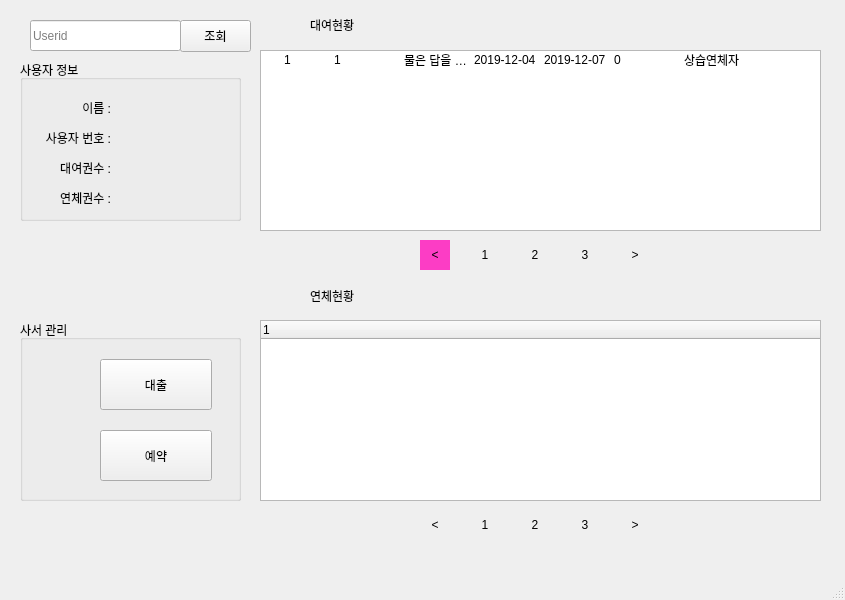
<?xml version="1.0" encoding="UTF-8"?>
<ui version="4.0">
 <class>MainWindow</class>
 <widget class="QMainWindow" name="MainWindow">
  <property name="geometry">
   <rect>
    <x>0</x>
    <y>0</y>
    <width>845</width>
    <height>600</height>
   </rect>
  </property>
  <property name="windowTitle">
   <string>MainWindow</string>
  </property>
  <property name="tabShape">
   <enum>QTabWidget::Rounded</enum>
  </property>
  <widget class="QWidget" name="centralwidget">
   <widget class="QLineEdit" name="txtUserid">
    <property name="geometry">
     <rect>
      <x>30</x>
      <y>20</y>
      <width>151</width>
      <height>31</height>
     </rect>
    </property>
    <property name="text">
     <string/>
    </property>
    <property name="placeholderText">
     <string>Userid</string>
    </property>
   </widget>
   <widget class="QGroupBox" name="groupBox">
    <property name="geometry">
     <rect>
      <x>20</x>
      <y>60</y>
      <width>221</width>
      <height>161</height>
     </rect>
    </property>
    <property name="title">
     <string>사용자 정보</string>
    </property>
    <widget class="QLabel" name="label">
     <property name="geometry">
      <rect>
       <x>20</x>
       <y>40</y>
       <width>71</width>
       <height>16</height>
      </rect>
     </property>
     <property name="text">
      <string>이름 :</string>
     </property>
     <property name="alignment">
      <set>Qt::AlignRight|Qt::AlignTrailing|Qt::AlignVCenter</set>
     </property>
    </widget>
    <widget class="QLabel" name="label_2">
     <property name="geometry">
      <rect>
       <x>20</x>
       <y>70</y>
       <width>71</width>
       <height>16</height>
      </rect>
     </property>
     <property name="text">
      <string>사용자 번호 :</string>
     </property>
     <property name="alignment">
      <set>Qt::AlignRight|Qt::AlignTrailing|Qt::AlignVCenter</set>
     </property>
    </widget>
    <widget class="QLabel" name="label_3">
     <property name="geometry">
      <rect>
       <x>20</x>
       <y>130</y>
       <width>71</width>
       <height>16</height>
      </rect>
     </property>
     <property name="text">
      <string>연체권수 :</string>
     </property>
     <property name="alignment">
      <set>Qt::AlignRight|Qt::AlignTrailing|Qt::AlignVCenter</set>
     </property>
    </widget>
    <widget class="QLabel" name="label_4">
     <property name="geometry">
      <rect>
       <x>20</x>
       <y>100</y>
       <width>71</width>
       <height>16</height>
      </rect>
     </property>
     <property name="text">
      <string>대여권수 :</string>
     </property>
     <property name="alignment">
      <set>Qt::AlignRight|Qt::AlignTrailing|Qt::AlignVCenter</set>
     </property>
    </widget>
    <widget class="QLabel" name="label_5">
     <property name="geometry">
      <rect>
       <x>100</x>
       <y>130</y>
       <width>101</width>
       <height>16</height>
      </rect>
     </property>
     <property name="text">
      <string/>
     </property>
     <property name="alignment">
      <set>Qt::AlignLeading|Qt::AlignLeft|Qt::AlignVCenter</set>
     </property>
    </widget>
    <widget class="QLabel" name="label_6">
     <property name="geometry">
      <rect>
       <x>100</x>
       <y>70</y>
       <width>101</width>
       <height>16</height>
      </rect>
     </property>
     <property name="text">
      <string/>
     </property>
     <property name="alignment">
      <set>Qt::AlignLeading|Qt::AlignLeft|Qt::AlignVCenter</set>
     </property>
    </widget>
    <widget class="QLabel" name="label_7">
     <property name="geometry">
      <rect>
       <x>100</x>
       <y>100</y>
       <width>101</width>
       <height>16</height>
      </rect>
     </property>
     <property name="text">
      <string/>
     </property>
     <property name="alignment">
      <set>Qt::AlignLeading|Qt::AlignLeft|Qt::AlignVCenter</set>
     </property>
    </widget>
    <widget class="QLabel" name="label_8">
     <property name="geometry">
      <rect>
       <x>100</x>
       <y>40</y>
       <width>101</width>
       <height>16</height>
      </rect>
     </property>
     <property name="text">
      <string/>
     </property>
     <property name="alignment">
      <set>Qt::AlignLeading|Qt::AlignLeft|Qt::AlignVCenter</set>
     </property>
    </widget>
   </widget>
   <widget class="QPushButton" name="pushButton">
    <property name="geometry">
     <rect>
      <x>180</x>
      <y>20</y>
      <width>71</width>
      <height>32</height>
     </rect>
    </property>
    <property name="text">
     <string>조회</string>
    </property>
   </widget>
   <widget class="QLabel" name="label_9">
    <property name="geometry">
     <rect>
      <x>310</x>
      <y>17</y>
      <width>58</width>
      <height>16</height>
     </rect>
    </property>
    <property name="text">
     <string>대여현황</string>
    </property>
   </widget>
   <widget class="QTreeWidget" name="treeWidget">
    <property name="geometry">
     <rect>
      <x>260</x>
      <y>50</y>
      <width>561</width>
      <height>181</height>
     </rect>
    </property>
    <property name="wordWrap">
     <bool>true</bool>
    </property>
    <property name="columnCount">
     <number>7</number>
    </property>
    <attribute name="headerVisible">
     <bool>false</bool>
    </attribute>
    <attribute name="headerDefaultSectionSize">
     <number>70</number>
    </attribute>
    <column>
     <property name="text">
      <string>No</string>
     </property>
    </column>
    <column>
     <property name="text">
      <string>등록번호</string>
     </property>
    </column>
    <column>
     <property name="text">
      <string>제목</string>
     </property>
     <property name="icon">
      <iconset>
       <normaloff>image/books.png</normaloff>image/books.png</iconset>
     </property>
    </column>
    <column>
     <property name="text">
      <string>대여시작일</string>
     </property>
    </column>
    <column>
     <property name="text">
      <string>반납예정일</string>
     </property>
    </column>
    <column>
     <property name="text">
      <string>연체일</string>
     </property>
    </column>
    <column>
     <property name="text">
      <string>메모</string>
     </property>
     <property name="icon">
      <iconset>
       <normalon>image/note.png</normalon>
      </iconset>
     </property>
    </column>
    <item>
     <property name="text">
      <string>1</string>
     </property>
     <property name="text">
      <string>1</string>
     </property>
     <property name="text">
      <string>물은 답을 알고 있다</string>
     </property>
     <property name="text">
      <string>2019-12-04</string>
     </property>
     <property name="text">
      <string>2019-12-07</string>
     </property>
     <property name="text">
      <string>0</string>
     </property>
     <property name="text">
      <string>상습연체자</string>
     </property>
    </item>
   </widget>
   <widget class="QLabel" name="label_10">
    <property name="geometry">
     <rect>
      <x>270</x>
      <y>10</y>
      <width>32</width>
      <height>32</height>
     </rect>
    </property>
    <property name="text">
     <string/>
    </property>
    <property name="pixmap">
     <pixmap>image/books.png</pixmap>
    </property>
    <property name="scaledContents">
     <bool>true</bool>
    </property>
   </widget>
   <widget class="QLabel" name="label_11">
    <property name="geometry">
     <rect>
      <x>270</x>
      <y>280</y>
      <width>32</width>
      <height>32</height>
     </rect>
    </property>
    <property name="text">
     <string/>
    </property>
    <property name="pixmap">
     <pixmap>image/deadline.png</pixmap>
    </property>
    <property name="scaledContents">
     <bool>true</bool>
    </property>
   </widget>
   <widget class="QLabel" name="label_12">
    <property name="geometry">
     <rect>
      <x>310</x>
      <y>288</y>
      <width>58</width>
      <height>16</height>
     </rect>
    </property>
    <property name="text">
     <string>연체현황</string>
    </property>
   </widget>
   <widget class="QTreeWidget" name="treeWidget_2">
    <property name="geometry">
     <rect>
      <x>260</x>
      <y>320</y>
      <width>561</width>
      <height>181</height>
     </rect>
    </property>
    <column>
     <property name="text">
      <string notr="true">1</string>
     </property>
    </column>
   </widget>
   <widget class="QGroupBox" name="groupBox_2">
    <property name="geometry">
     <rect>
      <x>20</x>
      <y>320</y>
      <width>221</width>
      <height>181</height>
     </rect>
    </property>
    <property name="title">
     <string>사서 관리</string>
    </property>
    <widget class="QPushButton" name="pushButton_2">
     <property name="geometry">
      <rect>
       <x>80</x>
       <y>39</y>
       <width>112</width>
       <height>51</height>
      </rect>
     </property>
     <property name="text">
      <string>대출</string>
     </property>
    </widget>
    <widget class="QPushButton" name="pushButton_3">
     <property name="geometry">
      <rect>
       <x>80</x>
       <y>110</y>
       <width>112</width>
       <height>51</height>
      </rect>
     </property>
     <property name="text">
      <string>예약</string>
     </property>
    </widget>
    <widget class="QLabel" name="label_27">
     <property name="geometry">
      <rect>
       <x>30</x>
       <y>50</y>
       <width>32</width>
       <height>32</height>
      </rect>
     </property>
     <property name="text">
      <string/>
     </property>
     <property name="pixmap">
      <pixmap>image/open-book.png</pixmap>
     </property>
     <property name="scaledContents">
      <bool>true</bool>
     </property>
    </widget>
    <widget class="QLabel" name="label_28">
     <property name="geometry">
      <rect>
       <x>30</x>
       <y>120</y>
       <width>32</width>
       <height>32</height>
      </rect>
     </property>
     <property name="text">
      <string/>
     </property>
     <property name="pixmap">
      <pixmap>image/reservation.png</pixmap>
     </property>
     <property name="scaledContents">
      <bool>true</bool>
     </property>
    </widget>
   </widget>
   <widget class="QLabel" name="pagePrev1">
    <property name="geometry">
     <rect>
      <x>410</x>
      <y>230</y>
      <width>50</width>
      <height>50</height>
     </rect>
    </property>
    <property name="text">
     <string/>
    </property>
    <property name="pixmap">
     <pixmap>image/square.png</pixmap>
    </property>
    <property name="scaledContents">
     <bool>true</bool>
    </property>
   </widget>
   <widget class="QLabel" name="label_13">
    <property name="geometry">
     <rect>
      <x>420</x>
      <y>240</y>
      <width>30</width>
      <height>30</height>
     </rect>
    </property>
    <property name="autoFillBackground">
     <bool>false</bool>
    </property>
    <property name="styleSheet">
     <string notr="true">background-color: rgb(252, 61, 197);</string>
    </property>
    <property name="text">
     <string>&lt;</string>
    </property>
    <property name="alignment">
     <set>Qt::AlignCenter</set>
    </property>
   </widget>
   <widget class="QLabel" name="label_15">
    <property name="geometry">
     <rect>
      <x>570</x>
      <y>240</y>
      <width>30</width>
      <height>30</height>
     </rect>
    </property>
    <property name="text">
     <string>3</string>
    </property>
    <property name="alignment">
     <set>Qt::AlignCenter</set>
    </property>
   </widget>
   <widget class="QLabel" name="pagePrev1_3">
    <property name="geometry">
     <rect>
      <x>560</x>
      <y>230</y>
      <width>50</width>
      <height>50</height>
     </rect>
    </property>
    <property name="text">
     <string/>
    </property>
    <property name="pixmap">
     <pixmap>image/square.png</pixmap>
    </property>
    <property name="scaledContents">
     <bool>true</bool>
    </property>
   </widget>
   <widget class="QLabel" name="label_16">
    <property name="geometry">
     <rect>
      <x>520</x>
      <y>240</y>
      <width>30</width>
      <height>30</height>
     </rect>
    </property>
    <property name="text">
     <string>2</string>
    </property>
    <property name="alignment">
     <set>Qt::AlignCenter</set>
    </property>
   </widget>
   <widget class="QLabel" name="pagePrev1_4">
    <property name="geometry">
     <rect>
      <x>510</x>
      <y>230</y>
      <width>50</width>
      <height>50</height>
     </rect>
    </property>
    <property name="text">
     <string/>
    </property>
    <property name="pixmap">
     <pixmap>image/square.png</pixmap>
    </property>
    <property name="scaledContents">
     <bool>true</bool>
    </property>
   </widget>
   <widget class="QLabel" name="pagePrev1_7">
    <property name="geometry">
     <rect>
      <x>460</x>
      <y>230</y>
      <width>50</width>
      <height>50</height>
     </rect>
    </property>
    <property name="text">
     <string/>
    </property>
    <property name="pixmap">
     <pixmap>image/square.png</pixmap>
    </property>
    <property name="scaledContents">
     <bool>true</bool>
    </property>
   </widget>
   <widget class="QLabel" name="label_19">
    <property name="geometry">
     <rect>
      <x>470</x>
      <y>240</y>
      <width>30</width>
      <height>30</height>
     </rect>
    </property>
    <property name="text">
     <string>1</string>
    </property>
    <property name="alignment">
     <set>Qt::AlignCenter</set>
    </property>
   </widget>
   <widget class="QLabel" name="pagePrev1_8">
    <property name="geometry">
     <rect>
      <x>610</x>
      <y>230</y>
      <width>50</width>
      <height>50</height>
     </rect>
    </property>
    <property name="text">
     <string/>
    </property>
    <property name="pixmap">
     <pixmap>image/square.png</pixmap>
    </property>
    <property name="scaledContents">
     <bool>true</bool>
    </property>
   </widget>
   <widget class="QLabel" name="label_20">
    <property name="geometry">
     <rect>
      <x>620</x>
      <y>240</y>
      <width>30</width>
      <height>30</height>
     </rect>
    </property>
    <property name="text">
     <string>&gt;</string>
    </property>
    <property name="alignment">
     <set>Qt::AlignCenter</set>
    </property>
   </widget>
   <widget class="QLabel" name="pagePrev1_9">
    <property name="geometry">
     <rect>
      <x>510</x>
      <y>500</y>
      <width>50</width>
      <height>50</height>
     </rect>
    </property>
    <property name="text">
     <string/>
    </property>
    <property name="pixmap">
     <pixmap>image/square.png</pixmap>
    </property>
    <property name="scaledContents">
     <bool>true</bool>
    </property>
   </widget>
   <widget class="QLabel" name="label_22">
    <property name="geometry">
     <rect>
      <x>570</x>
      <y>510</y>
      <width>30</width>
      <height>30</height>
     </rect>
    </property>
    <property name="text">
     <string>3</string>
    </property>
    <property name="alignment">
     <set>Qt::AlignCenter</set>
    </property>
   </widget>
   <widget class="QLabel" name="label_23">
    <property name="geometry">
     <rect>
      <x>470</x>
      <y>510</y>
      <width>30</width>
      <height>30</height>
     </rect>
    </property>
    <property name="text">
     <string>1</string>
    </property>
    <property name="alignment">
     <set>Qt::AlignCenter</set>
    </property>
   </widget>
   <widget class="QLabel" name="label_24">
    <property name="geometry">
     <rect>
      <x>520</x>
      <y>510</y>
      <width>30</width>
      <height>30</height>
     </rect>
    </property>
    <property name="text">
     <string>2</string>
    </property>
    <property name="alignment">
     <set>Qt::AlignCenter</set>
    </property>
   </widget>
   <widget class="QLabel" name="pagePrev1_11">
    <property name="geometry">
     <rect>
      <x>610</x>
      <y>500</y>
      <width>50</width>
      <height>50</height>
     </rect>
    </property>
    <property name="text">
     <string/>
    </property>
    <property name="pixmap">
     <pixmap>image/square.png</pixmap>
    </property>
    <property name="scaledContents">
     <bool>true</bool>
    </property>
   </widget>
   <widget class="QLabel" name="label_14">
    <property name="geometry">
     <rect>
      <x>420</x>
      <y>510</y>
      <width>30</width>
      <height>30</height>
     </rect>
    </property>
    <property name="text">
     <string>&lt;</string>
    </property>
    <property name="alignment">
     <set>Qt::AlignCenter</set>
    </property>
   </widget>
   <widget class="QLabel" name="pagePrev1_2">
    <property name="geometry">
     <rect>
      <x>410</x>
      <y>500</y>
      <width>50</width>
      <height>50</height>
     </rect>
    </property>
    <property name="text">
     <string/>
    </property>
    <property name="pixmap">
     <pixmap>image/square.png</pixmap>
    </property>
    <property name="scaledContents">
     <bool>true</bool>
    </property>
   </widget>
   <widget class="QLabel" name="pagePrev1_12">
    <property name="geometry">
     <rect>
      <x>460</x>
      <y>500</y>
      <width>50</width>
      <height>50</height>
     </rect>
    </property>
    <property name="text">
     <string/>
    </property>
    <property name="pixmap">
     <pixmap>image/square.png</pixmap>
    </property>
    <property name="scaledContents">
     <bool>true</bool>
    </property>
   </widget>
   <widget class="QLabel" name="label_26">
    <property name="geometry">
     <rect>
      <x>620</x>
      <y>510</y>
      <width>30</width>
      <height>30</height>
     </rect>
    </property>
    <property name="text">
     <string>&gt;</string>
    </property>
    <property name="alignment">
     <set>Qt::AlignCenter</set>
    </property>
   </widget>
   <widget class="QLabel" name="pagePrev1_13">
    <property name="geometry">
     <rect>
      <x>560</x>
      <y>500</y>
      <width>50</width>
      <height>50</height>
     </rect>
    </property>
    <property name="text">
     <string/>
    </property>
    <property name="pixmap">
     <pixmap>image/square.png</pixmap>
    </property>
    <property name="scaledContents">
     <bool>true</bool>
    </property>
   </widget>
   <zorder>label_13</zorder>
   <zorder>pagePrev1_3</zorder>
   <zorder>pagePrev1_4</zorder>
   <zorder>pagePrev1_7</zorder>
   <zorder>label_19</zorder>
   <zorder>txtUserid</zorder>
   <zorder>groupBox</zorder>
   <zorder>pushButton</zorder>
   <zorder>label_9</zorder>
   <zorder>treeWidget</zorder>
   <zorder>label_10</zorder>
   <zorder>label_11</zorder>
   <zorder>label_12</zorder>
   <zorder>treeWidget_2</zorder>
   <zorder>groupBox_2</zorder>
   <zorder>pagePrev1</zorder>
   <zorder>label_15</zorder>
   <zorder>label_16</zorder>
   <zorder>pagePrev1_8</zorder>
   <zorder>label_20</zorder>
   <zorder>pagePrev1_9</zorder>
   <zorder>label_22</zorder>
   <zorder>label_23</zorder>
   <zorder>label_24</zorder>
   <zorder>pagePrev1_11</zorder>
   <zorder>label_14</zorder>
   <zorder>pagePrev1_2</zorder>
   <zorder>pagePrev1_12</zorder>
   <zorder>label_26</zorder>
   <zorder>pagePrev1_13</zorder>
  </widget>
  <widget class="QMenuBar" name="menubar">
   <property name="geometry">
    <rect>
     <x>0</x>
     <y>0</y>
     <width>845</width>
     <height>22</height>
    </rect>
   </property>
  </widget>
  <widget class="QStatusBar" name="statusbar"/>
 </widget>
 <resources/>
 <connections/>
</ui>
